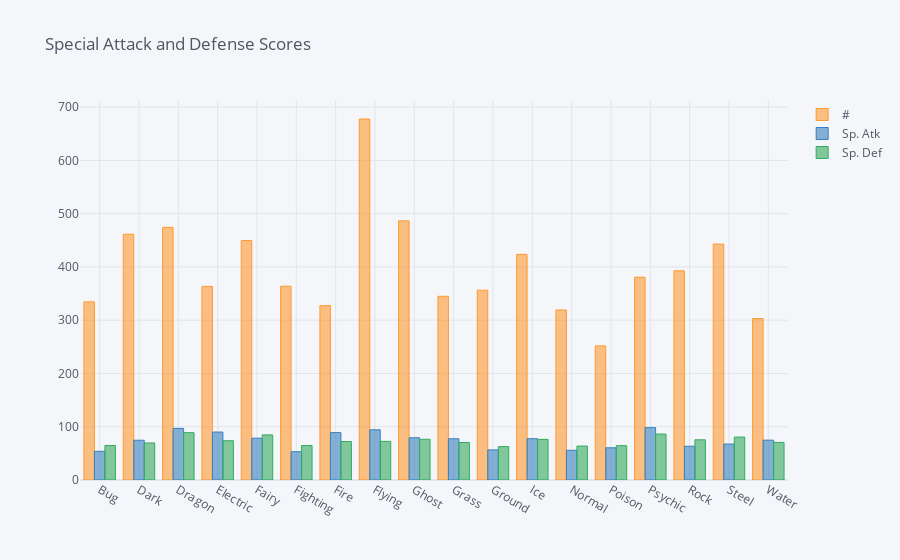

The code cell stored with this chart in its notebook:
### Code cell
df = df1.drop(['Total', 'Attack', 'Defense', 'Speed', 'HP', 'Type 2', 'Generation', 'Legendary'], axis=1)
df = df.groupby('Type 1').mean()

df.iplot(kind='bar', title='Special Attack and Defense Scores')

### Figure 1 — Plotly figure (JSON) as saved in the notebook; plotly's stock layout.template omitted (floating-point values rounded to 4 significant figures)
{"data": [{"marker": {"color": "rgba(255, 153, 51, 0.6)", "line": {"color": "rgba(255, 153, 51, 1.0)", "width": 1}}, "name": "#", "orientation": "v", "text": "", "type": "bar", "x": ["Bug", "Dark", "Dragon", "Electric", "Fairy", "Fighting", "Fire", "Flying", "Ghost", "Grass", "Ground", "Ice", "Normal", "Poison", "Psychic", "Rock", "Steel", "Water"], "y": [334.5, 461.4, 474.4, 363.5, 449.5, 363.9, 327.4, 677.8, 486.5, 344.9, 356.3, 423.5, 319.2, 251.8, 380.8, 392.7, 442.9, 303.1]}, {"marker": {"color": "rgba(55, 128, 191, 0.6)", "line": {"color": "rgba(55, 128, 191, 1.0)", "width": 1}}, "name": "Sp. Atk", "orientation": "v", "text": "", "type": "bar", "x": ["Bug", "Dark", "Dragon", "Electric", "Fairy", "Fighting", "Fire", "Flying", "Ghost", "Grass", "Ground", "Ice", "Normal", "Poison", "Psychic", "Rock", "Steel", "Water"], "y": [53.87, 74.65, 96.84, 90.02, 78.53, 53.11, 88.98, 94.25, 79.34, 77.5, 56.47, 77.54, 55.82, 60.43, 98.4, 63.34, 67.52, 74.81]}, {"marker": {"color": "rgba(50, 171, 96, 0.6)", "line": {"color": "rgba(50, 171, 96, 1.0)", "width": 1}}, "name": "Sp. Def", "orientation": "v", "text": "", "type": "bar", "x": ["Bug", "Dark", "Dragon", "Electric", "Fairy", "Fighting", "Fire", "Flying", "Ghost", "Grass", "Ground", "Ice", "Normal", "Poison", "Psychic", "Rock", "Steel", "Water"], "y": [64.8, 69.52, 88.84, 73.7, 84.71, 64.7, 72.21, 72.5, 76.47, 70.43, 62.75, 76.29, 63.72, 64.39, 86.28, 75.48, 80.63, 70.52]}], "layout": {"legend": {"bgcolor": "#F5F6F9", "font": {"color": "#4D5663"}}, "paper_bgcolor": "#F5F6F9", "plot_bgcolor": "#F5F6F9", "title": {"font": {"color": "#4D5663"}, "text": "Special Attack and Defense Scores"}, "xaxis": {"gridcolor": "#E1E5ED", "showgrid": true, "tickfont": {"color": "#4D5663"}, "title": {"font": {"color": "#4D5663"}, "text": ""}, "zerolinecolor": "#E1E5ED"}, "yaxis": {"gridcolor": "#E1E5ED", "showgrid": true, "tickfont": {"color": "#4D5663"}, "title": {"font": {"color": "#4D5663"}, "text": ""}, "zerolinecolor": "#E1E5ED"}}}
